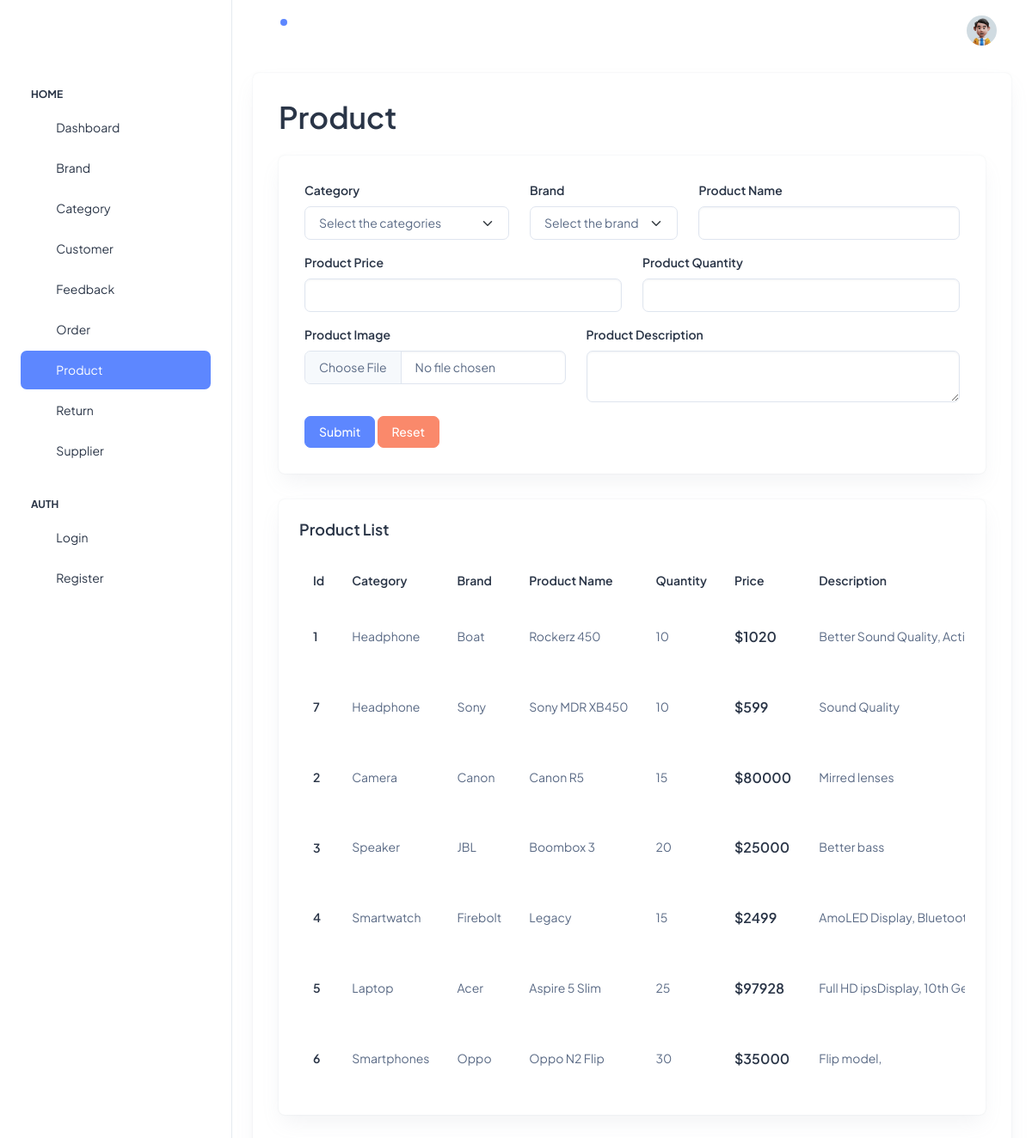
The page /Admin/pages/admin-product.php (signed in) on the database its author committed.
### tables this page shows
CREATE TABLE `product` (
  `supplier_id` int(11) NOT NULL,
  `product_id` int(11) NOT NULL,
  `product_name` varchar(100) NOT NULL,
  `product_photo` varchar(100) NOT NULL,
  `product_quantity` varchar(100) NOT NULL,
  `product_price` int(100) NOT NULL,
  `product_desc` varchar(100) NOT NULL,
  `category_id` int(11) NOT NULL,
  `category_name` varchar(100) NOT NULL,
  `brand_id` int(11) NOT NULL,
  `brand_name` varchar(100) NOT NULL
);

### Admin/pages/admin-product.php (the view, shortened to what this page needs)
<?php
 include './connect.php';
 $p_quantity1 ='';
?>
<!doctype html>
<html lang="en">
<head>
  <link rel="stylesheet" href="../css/styles.min.css" />
</head>
<body>
  <div class="page-wrapper" id="main-wrapper" data-layout="vertical" data-navbarbg="skin6" data-sidebartype="full"
    data-sidebar-position="fixed" data-header-position="fixed">
<?php
  include './topbar.php';
?>
      <div class="container-fluid">
        <div class="card">
          <div class="card-body">
            <h1 class="fw-semibold mb-4">Product</h1>
            <div class="card">
              <div class="card-body">
              <form method="POST" enctype="multipart/form-data"  id="myForm">
                  <div class="row mb-3">
                  <div class="col-lg-4 col-md-4 col-sm-4">
                      <label for="exampleInputEmail1" class="form-label">Category</label>
                      <select aria-label="Default select example" class="form-select" name="cat" onchange="getcat();" id="catid">
                      <option selected>Select the categories</option>
              </select>
                    </div>
                    <div class="col-lg-3 col-md-4 col-sm-4">
                      <label for="exampleInputEmail1" class="form-label">Brand</label>
                      <select class="form-select"  aria-label="Default select example" name="brand" id="sub">
                        <option selected>Select the brand</option>
                      </select>
                    </div>
                    <div class="col-lg-5 col-md-8 col-sm-8">
                      <label for="exampleInputEmail1" class="form-label">Product Name</label>
                      <input type="text" class="form-control" id="exampleInputEmail1" aria-describedby="emailHelp" name="pro" value="<?php echo $p_name1; ?>">
                    </div>
                  </div>
                  <div class="row mb-3">
                    <div class="col-lg-6 col-md-4 col-sm-4">
                      <label for="exampleInputEmail1" class="form-label">Product Price</label>
                      <input type="number" class="form-control" id="exampleInputEmail1" aria-describedby="emailHelp" name="pri" value="<?php echo $p_price1; ?>">
                    </div>
                    <div class="col-lg-6 col-md-8 col-sm-8">
                      <label for="exampleInputEmail1" class="form-label">Product Quantity</label>
                      <input type="number" class="form-control" id="exampleInputEmail1" aria-describedby="emailHelp" name="qua" value="<?php echo $p_quantity1; ?>">
                    </div>
                  </div>
                  <div class="row mb-3">
                    <div class="col-lg-5 col-md-5 col-sm-5">
                      <label for="exampleInputEmail1" class="form-label">Product Image</label>
                      <input type="file" class="form-control" id="exampleInputEmail1" aria-describedby="emailHelp" name="img">
                    </div>
                    <div class="col-lg-7 col-md-7 col-sm-7">
                      <label for="exampleInputEmail1" class="form-label">Product Description</label>
                      <textarea class="form-control" id="productDescription" name="dis" rows="2" cols="50"><?php echo $p_desc1; ?></textarea>
                    </div>
                  </div>
                  <button type="submit" class="btn btn-primary" name="submitp">Submit</button>
                  <a href="admin-product.php" class="btn btn-danger">Reset</a>
                </form>
              </div>
            </div>
            <div class="card w-100">
              <div class="card-body p-4">
                <h5 class="card-title fw-semibold mb-4">Product List</h5>
                <div class="table-responsive">
                  <table class="table text-nowrap mb-0 align-middle">
                    <thead class="text-dark fs-4">
                      <tr>
                        <th class="border-bottom-0">
                          <h6 class="fw-semibold mb-0">Id</h6>
                        </th>
                        <th class="border-bottom-0">
                          <h6 class="fw-semibold mb-0">Category</h6>
                        </th>
                        <th class="border-bottom-0">
                          <h6 class="fw-semibold mb-0">Brand</h6>
                        </th>
                        <th class="border-bottom-0">
                          <h6 class="fw-semibold mb-0">Product Name</h6>
                        </th>
                        <th class="border-bottom-0">
                          <h6 class="fw-semibold mb-0">Quantity</h6>
                        </th>
                        <th class="border-bottom-0">
                          <h6 class="fw-semibold mb-0">Price</h6>
                        </th>
                        <th class="border-bottom-0">
                          <h6 class="fw-semibold mb-0">Description</h6>
                        </th>
                      </tr>
                    </thead>
<?php
$sql=mysqli_query($conn,"SELECT * FROM product ORDER BY category_id ");
while($row=mysqli_fetch_assoc($sql))
{
    $p_id=$row['product_id'];
    $cname=$row['category_name'];
    $brname=$row['brand_name'];
    $proname=$row['product_name'];
    $proqua=$row['product_quantity'];
    $propri=$row['product_price'];
    $prodesc=$row['product_desc'];
?>
                    <tbody>
                      <tr>
                        <td class="border-bottom-0"><h6 class="fw-semibold mb-0"><?php echo $p_id; ?></h6></td>
                        <td class="border-bottom-0">
                          <p class="mb-0 fw-normal"><?php echo $cname; ?></p>
                        </td>
                        <td class="border-bottom-0">
                          <p class="mb-0 fw-normal"><?php echo $brname; ?></p>
                        </td>
                        <td class="border-bottom-0">
                          <p class="mb-0 fw-normal"><?php echo $proname; ?></p>
                        </td>
                        <td class="border-bottom-0">
                          <p class="mb-0 fw-normal"><?php echo $proqua; ?></p>
                        </td>
                        <td class="border-bottom-0">
                          <h6 class="fw-semibold mb-0 fs-4">$<?php echo $propri; ?></h6>
                        </td>
                        <td class="border-bottom-0">
                          <p class="mb-0 fw-normal"><?php echo $prodesc; ?></p>
                        </td>
                      </tr>
                    </tbody>
<?php
}
?>
                  </table>
                </div>
              </div>
            </div>
          </div>
        </div>
      </div>
    </div>
  </div>
</body>
</html>

### rows shown on the page
product: product_id "1", category_name "Headphone", brand_name "Boat", product_name "Rockerz 450", product_quantity "10", product_price "1020", product_desc "Better Sound Quality,…"
product: product_id "7", category_name "Headphone", brand_name "Sony", product_name "Sony MDR XB450", product_quantity "10", product_price "599", product_desc "Sound Quality"
product: product_id "2", category_name "Camera", brand_name "Canon", product_name "Canon R5", product_quantity "15", product_price "80000", product_desc "Mirred lenses"
product: product_id "3", category_name "Speaker", brand_name "JBL", product_name "Boombox 3", product_quantity "20", product_price "25000", product_desc "Better bass"
product: product_id "4", category_name "Smartwatch", brand_name "Firebolt", product_name "Legacy", product_quantity "15", product_price "2499", product_desc "AmoLED Display,…"
product: product_id "5", category_name "Laptop", brand_name "Acer", product_name "Aspire 5 Slim", product_quantity "25", product_price "97928", product_desc "Full HD ipsDisplay, 10th…"
product: product_id "6", category_name "Smartphones", brand_name "Oppo", product_name "Oppo N2 Flip", product_quantity "30", product_price "35000", product_desc "Flip model,"
